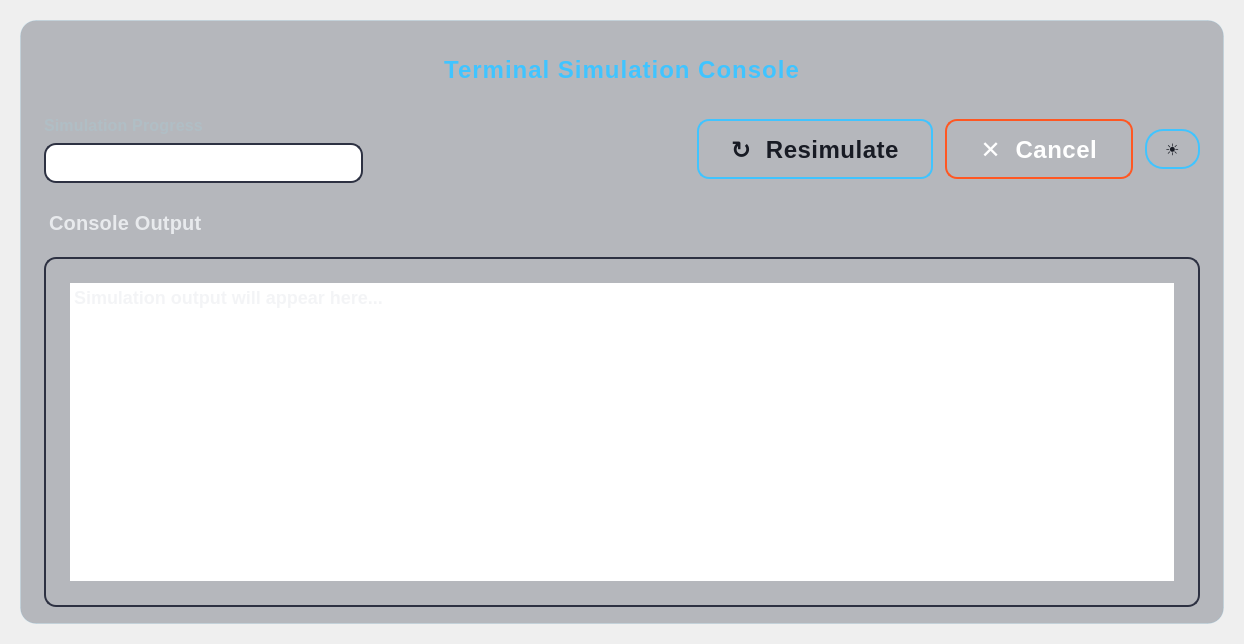
<?xml version="1.0" encoding="UTF-8"?>
<ui version="4.0">
 <class>TerminalUi</class>
 <widget class="QWidget" name="TerminalUi">
  <property name="geometry">
   <rect>
    <x>0</x>
    <y>0</y>
    <width>1244</width>
    <height>644</height>
   </rect>
  </property>
  <property name="windowTitle">
   <string>Terminal Simulator</string>
  </property>
  <property name="styleSheet">
   <string notr="true">
QWidget {
    background: qlineargradient(x1:0, y1:0, x2:1, y2:1,
        stop:0 #0a0e1a, stop:0.3 #1a1d29, stop:0.7 #1e2124, stop:1 #0f1419);
    color: #e8eaed;
    font-family: 'Fira Sans', 'Inter', 'Segoe UI', 'Roboto', 'Arial', sans-serif;
    font-size: 17px;
    font-weight: 500;
}

/* Enhanced text areas with subtle shadows and better borders */
QTextEdit, QLineEdit, QPlainTextEdit {
    background: qlineargradient(x1:0, y1:0, x2:0, y2:1,
        stop:0 #23273a, stop:1 #181b24);
    color: #e8eaed;
    border: 2px solid #2d3142;
    border-radius: 12px;
    padding: 20px 24px;
    font-weight: 500;
    font-size: 18px;
    selection-background-color: #40c4ff;
    selection-color: #181b24;
    /* Subtle inner shadow for depth */
    background-clip: padding-box;
}

QTextEdit:focus, QLineEdit:focus, QPlainTextEdit:focus {
    border: 2px solid #40c4ff;
    background: qlineargradient(x1:0, y1:0, x2:0, y2:1,
        stop:0 #2a2e41, stop:1 #1f222b);
}

/* Enhanced buttons with better visual hierarchy */
QPushButton {
    background: qlineargradient(x1:0, y1:0, x2:0, y2:1,
        stop:0 #40c4ff, stop:1 #1976d2);
    color: #181b24;
    border: 2px solid #40c4ff;
    padding: 16px 32px;
    border-radius: 12px;
    font-weight: 700;
    font-size: 18px;
    letter-spacing: 0.5px;
    min-width: 120px;
}

QPushButton:hover {
    background: qlineargradient(x1:0, y1:0, x2:0, y2:1,
        stop:0 #1976d2, stop:1 #0d47a1);
    color: #fff;
    border: 2px solid #1976d2;
    transform: translateY(-2px);
}

QPushButton:pressed {
    background: qlineargradient(x1:0, y1:0, x2:0, y2:1,
        stop:0 #23273a, stop:1 #1a1e27);
    color: #40c4ff;
    border: 2px solid #40c4ff;
    transform: translateY(0px);
}

/* Special styling for the light/dark mode toggle button */
QPushButton#lightDarkModeButton {
    background: qlineargradient(x1:0, y1:0, x2:1, y2:1,
        stop:0 #2d3142, stop:1 #23273a);
    border: 2px solid #40c4ff;
    border-radius: 18px;
    padding: 8px;
    min-width: 35px;
    max-width: 35px;
    font-size: 16px;
}

QPushButton#lightDarkModeButton:hover {
    background: qlineargradient(x1:0, y1:0, x2:1, y2:1,
        stop:0 #40c4ff, stop:1 #1976d2);
    color: #181b24;
}

/* Enhanced labels with better contrast */
QLabel {
    color: #e8eaed;
    font-weight: 600;
    font-size: 18px;
    letter-spacing: 0.2px;
    padding: 4px 0px;
}

/* Improved progress bar with modern styling */
QProgressBar {
    background: qlineargradient(x1:0, y1:0, x2:0, y2:1,
        stop:0 #23273a, stop:1 #1a1e27);
    border: 2px solid #2d3142;
    border-radius: 12px;
    text-align: center;
    color: #e8eaed;
    font-weight: 600;
    font-size: 18px;
    padding: 2px;
}

QProgressBar::chunk {
    background: qlineargradient(x1:0, y1:0, x2:1, y2:0,
        stop:0 #40c4ff, stop:0.5 #1976d2, stop:1 #40c4ff);
    border-radius: 10px;
    margin: 1px;
}

/* Container styling for better organization */
QWidget#verticalLayoutWidget {
    background: rgba(45, 49, 66, 0.3);
    border-radius: 16px;
    border: 1px solid rgba(64, 196, 255, 0.1);
}
   </string>
  </property>
  <widget class="QWidget" name="verticalLayoutWidget">
   <property name="geometry">
    <rect>
     <x>20</x>
     <y>20</y>
     <width>1204</width>
     <height>604</height>
    </rect>
   </property>
   <layout class="QVBoxLayout" name="verticalLayout">
    <property name="sizeConstraint">
     <enum>QLayout::SetDefaultConstraint</enum>
    </property>
    <property name="leftMargin">
     <number>24</number>
    </property>
    <property name="topMargin">
     <number>24</number>
    </property>
    <property name="rightMargin">
     <number>24</number>
    </property>
    <property name="bottomMargin">
     <number>24</number>
    </property>
    <property name="spacing">
     <number>20</number>
    </property>
    <item>
     <!-- Header section with title -->
     <widget class="QLabel" name="titleLabel">
      <property name="text">
       <string>Terminal Simulation Console</string>
      </property>
      <property name="alignment">
       <set>Qt::AlignCenter</set>
      </property>
      <property name="styleSheet">
       <string notr="true">
        QLabel {
         font-size: 24px;
         font-weight: 700;
         color: #40c4ff;
         padding: 12px 0px;
         letter-spacing: 1px;
        }
       </string>
      </property>
     </widget>
    </item>
    <item>
     <!-- Control panel section -->
     <layout class="QHBoxLayout" name="controlLayout">
      <property name="spacing">
       <number>16</number>
      </property>
      <property name="bottomMargin">
       <number>0</number>
      </property>
      <item>
       <!-- Progress section with label -->
       <layout class="QVBoxLayout" name="progressLayout">
        <property name="spacing">
         <number>8</number>
        </property>
        <item>
         <widget class="QLabel" name="progressLabel">
          <property name="text">
           <string>Simulation Progress</string>
          </property>
          <property name="styleSheet">
           <string notr="true">
            QLabel {
             font-size: 16px;
             font-weight: 600;
             color: #b0bec5;
             padding: 0px;
            }
           </string>
          </property>
         </widget>
        </item>
        <item>
         <widget class="QProgressBar" name="progressBar">
          <property name="sizePolicy">
           <sizepolicy hsizetype="Expanding" vsizetype="Preferred">
            <horstretch>0</horstretch>
            <verstretch>0</verstretch>
           </sizepolicy>
          </property>
          <property name="minimumSize">
           <size>
            <width>300</width>
            <height>40</height>
           </size>
          </property>
          <property name="maximumSize">
           <size>
            <width>16777215</width>
            <height>40</height>
           </size>
          </property>
          <property name="maximum">
           <number>0</number>
          </property>
          <property name="value">
           <number>-1</number>
          </property>
          <property name="format">
           <string/>
          </property>
         </widget>
        </item>
       </layout>
      </item>
      <item>
       <!-- Spacer for better alignment -->
       <spacer name="horizontalSpacer">
        <property name="orientation">
         <enum>Qt::Horizontal</enum>
        </property>
        <property name="sizeType">
         <enum>QSizePolicy::MinimumExpanding</enum>
        </property>
        <property name="sizeHint" stdset="0">
         <size>
          <width>20</width>
          <height>20</height>
         </size>
        </property>
       </spacer>
      </item>
      <item>
       <!-- Action buttons section -->
       <layout class="QHBoxLayout" name="buttonLayout">
        <property name="spacing">
         <number>12</number>
        </property>
        <item>
         <widget class="QPushButton" name="redoSimulationButton">
          <property name="minimumSize">
           <size>
            <width>140</width>
            <height>56</height>
           </size>
          </property>
          <property name="maximumSize">
           <size>
            <width>16777215</width>
            <height>56</height>
           </size>
          </property>
          <property name="text">
           <string>↻  Resimulate</string>
          </property>
          <property name="toolTip">
           <string>Start a new simulation</string>
          </property>
          <property name="styleSheet">
           <string notr="true">
            QPushButton {
             font-size: 24px;
             font-weight: 800;
             min-height: 24px;
             max-height: 24px;
            }
           </string>
          </property>
         </widget>
        </item>
        <item>
         <widget class="QPushButton" name="cancelSimulationButton">
          <property name="minimumSize">
           <size>
            <width>140</width>
            <height>56</height>
           </size>
          </property>
          <property name="maximumSize">
           <size>
            <width>16777215</width>
            <height>56</height>
           </size>
          </property>
          <property name="text">
           <string>✕  Cancel</string>
          </property>
          <property name="toolTip">
           <string>Stop current simulation</string>
          </property>
          <property name="styleSheet">
           <string notr="true">
            QPushButton {
             background: qlineargradient(x1:0, y1:0, x2:0, y2:1,
                 stop:0 #ff5722, stop:1 #d32f2f);
             color: #fff;
             border: 2px solid #ff5722;
             font-size: 24px;
             font-weight: 800;
             min-height: 24px;
             max-height: 24px;
            }
            QPushButton:hover {
             background: qlineargradient(x1:0, y1:0, x2:0, y2:1,
                 stop:0 #d32f2f, stop:1 #b71c1c);
             border: 2px solid #d32f2f;
            }
           </string>
          </property>
         </widget>
        </item>
        <item>
         <widget class="QPushButton" name="lightDarkModeButton">
          <property name="sizePolicy">
           <sizepolicy hsizetype="Fixed" vsizetype="Preferred">
            <horstretch>0</horstretch>
            <verstretch>0</verstretch>
           </sizepolicy>
          </property>
          <property name="minimumSize">
           <size>
            <width>40</width>
            <height>40</height>
           </size>
          </property>
          <property name="maximumSize">
           <size>
            <width>40</width>
            <height>40</height>
           </size>
          </property>
          <property name="text">
           <string>☀</string>
          </property>
          <property name="toolTip">
           <string>Toggle light/dark mode</string>
          </property>
         </widget>
        </item>
       </layout>
      </item>
     </layout>
    </item>
    <item>
     <!-- Console section with label -->
     <layout class="QVBoxLayout" name="consoleLayout">
      <property name="spacing">
       <number>12</number>
      </property>
      <item>
       <widget class="QLabel" name="consoleLabel">
        <property name="text">
         <string>Console Output</string>
        </property>
        <property name="styleSheet">
         <string notr="true">
          QLabel {
           font-size: 20px;
           font-weight: 700;
           color: #e8eaed;
           padding: 8px 0px;
           border-bottom: 2px solid rgba(64, 196, 255, 0.3);
          }
         </string>
        </property>
       </widget>
      </item>
      <item>
       <widget class="QTextEdit" name="simulationConsole">
        <property name="sizePolicy">
         <sizepolicy hsizetype="Expanding" vsizetype="Expanding">
          <horstretch>0</horstretch>
          <verstretch>1</verstretch>
         </sizepolicy>
        </property>
        <property name="minimumSize">
         <size>
          <width>0</width>
          <height>350</height>
         </size>
        </property>
        <property name="textInteractionFlags">
         <set>Qt::LinksAccessibleByKeyboard|Qt::LinksAccessibleByMouse|Qt::TextBrowserInteraction|Qt::TextSelectableByKeyboard|Qt::TextSelectableByMouse</set>
        </property>
        <property name="placeholderText">
         <string>Simulation output will appear here...</string>
        </property>
        <property name="styleSheet">
         <string notr="true">
          QTextEdit {
           font-family: 'Fira Code', 'JetBrains Mono', 'Consolas', monospace;
           line-height: 1.4;
           padding: 24px;
          }
         </string>
        </property>
       </widget>
      </item>
     </layout>
    </item>
   </layout>
  </widget>
 </widget>
 <resources/>
 <connections/>
</ui>
